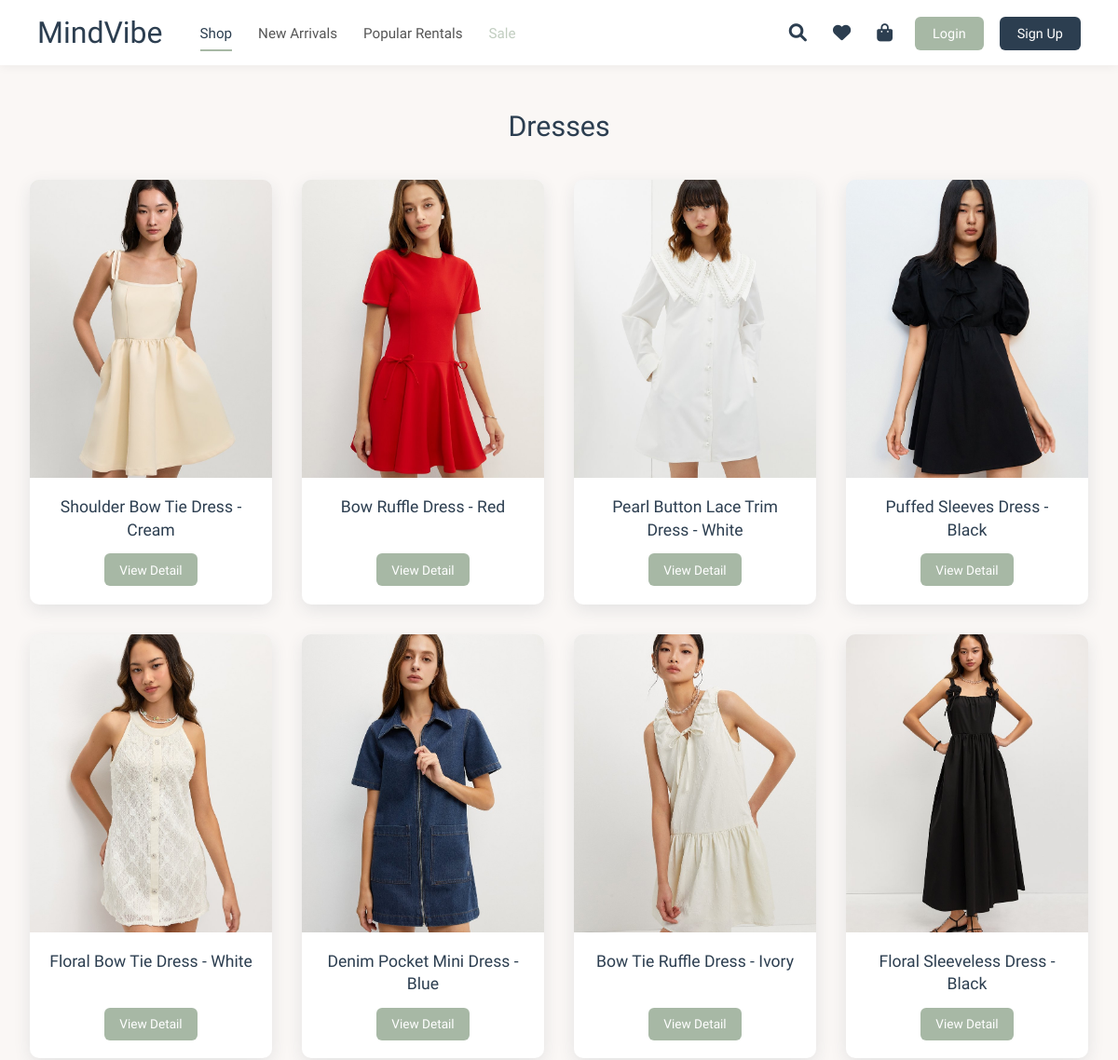
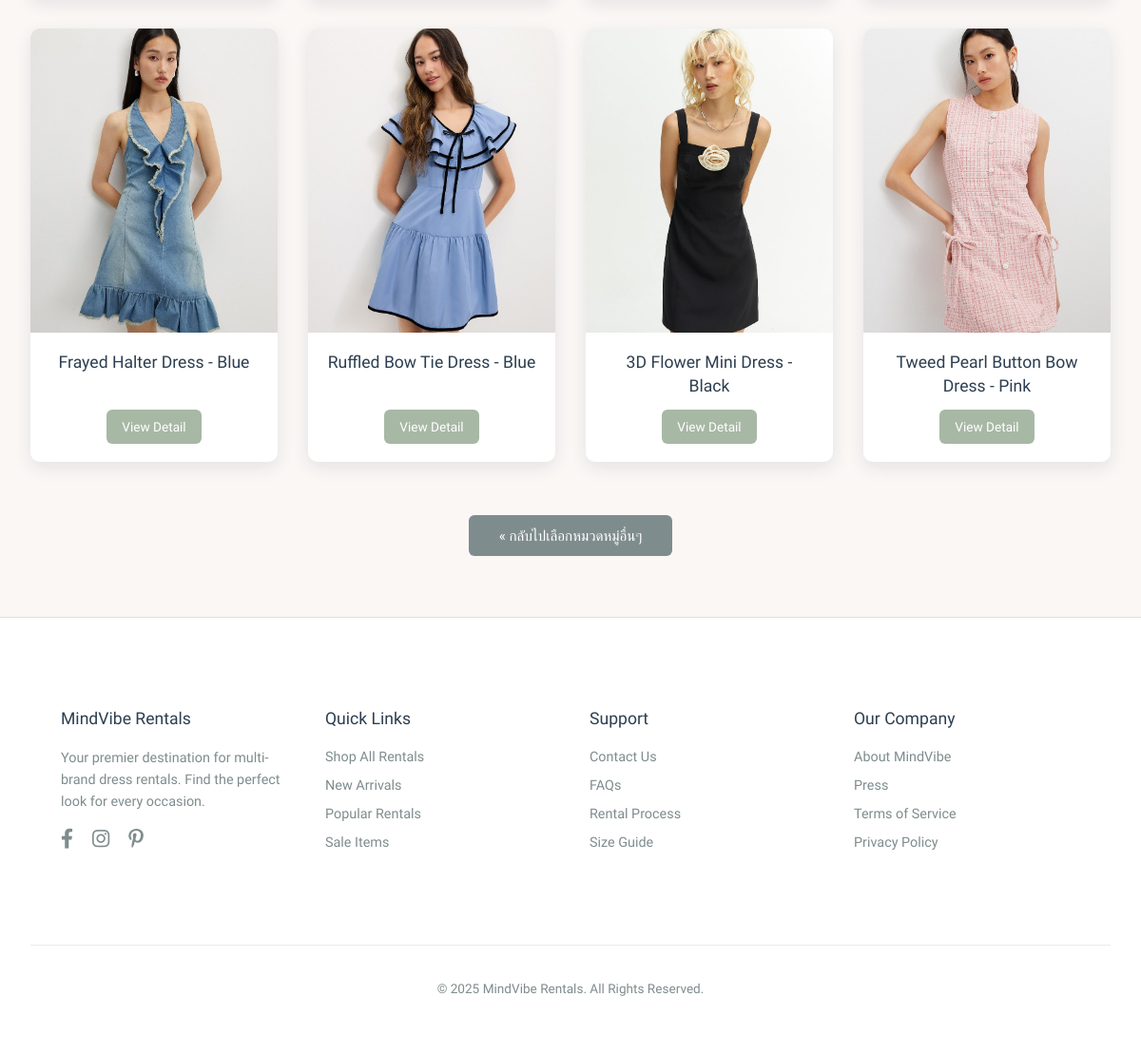
Page /category/dresses/ on the committed database (2 pictures, top to bottom).
### clothes/models.py (models this page shows, shortened)
class Category(models.Model):
    name = models.CharField(max_length=100, unique=True, help_text="ชื่อหมวดหมู่ (เช่น Evening Gowns, Casual Chic)")
    slug = models.SlugField(max_length=120, unique=True, help_text="ส่วนที่แสดงใน URL (ภาษาอังกฤษ, ไม่มีเว้นวรรค, ตัวเล็ก)")
    image = models.ImageField(
        upload_to='category_covers/',
        blank=True,
        null=True,
        help_text="รูปภาพหน้าปกของหมวดหมู่"
    )
    description = models.TextField(blank=True, null=True, help_text="คำอธิบายสั้นๆ (ถ้ามี)")
    is_active = models.BooleanField(default=True, help_text="แสดงหมวดหมู่นี้บนเว็บไซต์หรือไม่?")
    created_at = models.DateTimeField(auto_now_add=True)
    updated_at = models.DateTimeField(auto_now=True)
    class Meta:
        verbose_name = "หมวดหมู่สินค้า"
        verbose_name_plural = "หมวดหมู่สินค้า"
        ordering = ['name']

class Clothing(models.Model):
    category = models.ForeignKey(
        'Category',
        related_name='clothes',
        on_delete=models.SET_NULL,
        null=True,
        blank=True,
        help_text="เลือกหมวดหมู่สำหรับชุดนี้"
    )
    name = models.CharField(max_length=100, help_text="ชื่อชุด")
    slug = models.SlugField(max_length=120, unique=True, blank=True, help_text="URL (สร้างจากชื่ออัตโนมัติ)")
    description = models.TextField(help_text="รายละเอียดชุด, เนื้อผ้า, คำแนะนำในการเช่า (ถ้ามี)")
    image = models.ImageField(upload_to='clothing_images/', help_text="รูปภาพหลักของชุด")
    price_3_days = models.DecimalField(max_digits=10, decimal_places=2, null=True, blank=True, help_text="ราคาเช่า 3 วัน (บาท)")
    price_5_days = models.DecimalField(max_digits=10, decimal_places=2, null=True, blank=True, help_text="ราคาเช่า 5 วัน (บาท)")
    price_7_days = models.DecimalField(max_digits=10, decimal_places=2, null=True, blank=True, help_text="ราคาเช่า 7 วัน (บาท)")
    available_for_rent = models.BooleanField(default=True, help_text="ชุดนี้พร้อมให้เช่าหรือไม่?")
    created_at = models.DateTimeField(default=timezone.now)
    updated_at = models.DateTimeField(auto_now=True)
    class Meta:
        verbose_name = "สินค้าเสื้อผ้า"
        verbose_name_plural = "สินค้าเสื้อผ้า"
        ordering = ['-created_at', 'name']

### clothes/views.py (the view)
# urls.py: path('category/<slug:category_slug>/', views.products_by_category_view, name='products_by_category'),
def products_by_category_view(request, category_slug):
    category = get_object_or_404(Category, slug=category_slug, is_active=True)
    clothing_items = category.clothes.filter(available_for_rent=True).order_by('-created_at')
    query = request.GET.get('q', '')
    if query:
        clothing_items = clothing_items.filter(name__icontains=query)
    context = {
        'category': category,
        'clothing_items': clothing_items,
        'query': query,
    }
    return render(request, 'clothes/category_products.html', context)

### clothes/templates/clothes/category_products.html (shortened to what this page needs)
{% extends "base.html" %}
{% load static %}
{% block content %}
<div class="page-container" style="padding-top: 1.5rem; padding-bottom: 2rem;">
    <h1 class="section-title">{{ category.name }}</h1>
    {% if clothing_items %}
        <div class="product-grid">
            {% for product in clothing_items %}
            <div class="product-card">
                <a href="{% url 'clothes:detail' product.pk %}" style="text-decoration: none; color: inherit; display:contents;">
                    <div class="product-card-image-wrapper">
                        {% if product.image %}
                            <img src="{{ product.image.url }}" alt="{{ product.name }}" class="product-card-image">
                        {% else %}
                            <img src="{% static 'clothes/images/placeholder_product.png' %}" alt="Placeholder image for {{ product.name }}" class="product-card-image">
                        {% endif %}
                    </div>
                </a>
                <div class="product-card-info">
                    <a href="{% url 'clothes:detail' product.pk %}" style="text-decoration: none; color: inherit;">
                        <h3 class="product-card-name">{{ product.name }}</h3>
                    </a>
                    <a href="{% url 'clothes:detail' product.pk %}" class="product-card-button">View Detail</a>
                </div>
            </div>
            {% endfor %}
        </div>
    {% endif %}
    <div style="text-align: center; margin-top: 3.5rem; margin-bottom: 2rem;">
        <a href="{% url 'clothes:home' %}" class="cta-button-style"> &laquo; กลับไปเลือกหมวดหมู่อื่นๆ</a>
    </div>
</div>
{% endblock %}

### clothes/templates/base.html (style rules this page uses)
* { box-sizing: border-box; margin: 0; padding: 0; }
body { font-family: 'Kanit', sans-serif; background-color: #FAF7F5; color: #4A4A4A; display: flex; flex-direction: column; min-height: 100vh; padding-top: 70px; -webkit-font-smoothing: antialiased; -moz-osx-font-smoothing: grayscale; }
.page-container { width: 100%; max-width: 1280px; margin: 0 auto; padding: 2.5rem 2rem; }

### clothes/templates/clothes/category_products.html (style rules this page uses)
.product-grid { display: grid; grid-template-columns: repeat(auto-fit, minmax(260px, 1fr)); gap: 2rem; margin-bottom: 3.5rem; }
.product-card { background-color: #FFFFFF; border-radius: 10px; box-shadow: 0 6px 18px rgba(44, 62, 80, 0.1); overflow: hidden; text-decoration: none; color: inherit; display: flex; flex-direction: column; transition: transform 0.3s ease, box-shadow 0.3s ease; }
.product-card-image-wrapper { width: 100%; height: 320px; overflow: hidden; background-color: #f0f0f0; }
.product-card-image { width: 100%; height: 100%; object-fit: cover; transition: transform 0.4s ease; }
.product-card-info { padding: 1.2rem; text-align: center; flex-grow: 1; display: flex; flex-direction: column; justify-content: space-between; }
.product-card-name { font-size: 1.1rem; font-weight: 500; color: #2C3E50; line-height: 1.4; margin-bottom: 0.8rem; }
.product-card-button { font-family: 'Kanit', sans-serif; background-color: #A7B8A5; color: white; padding: 0.6rem 1rem; text-decoration: none; border-radius: 6px; font-weight: 400; font-size: 0.85rem; transition: background-color 0.25s ease, transform 0.15s ease; border: none; display: inline-block; margin-top: auto; align-self: center; cursor: pointer; }
.cta-button-style { font-family: 'Kanit', sans-serif; background-color: #7F8C8D; color: white; padding: 0.8rem 2rem; text-decoration: none; border-radius: 6px; font-weight: 500; font-size: 0.95rem; transition: background-color 0.25s ease, transform 0.15s ease; border: none; display: inline-block; }
.section-title { text-align: center; color: #2C3E50; margin-top: 1.5rem; margin-bottom: 2.5rem; font-size: 1.9rem; font-weight: 500; }

### rows in the picture
Category: name "Dresses"
Clothing: image (picture), name "Shoulder Bow Tie Dress - Cream"
Clothing: image (picture), name "Bow Ruffle Dress - Red"
Clothing: image (picture), name "Pearl Button Lace Trim Dress - White"
Clothing: image (picture), name "Puffed Sleeves Dress - Black"
Clothing: image (picture), name "Floral Bow Tie Dress - White"
Clothing: image (picture), name "Denim Pocket Mini Dress - Blue"
Clothing: image (picture), name "Bow Tie Ruffle Dress - Ivory"
Clothing: image (picture), name "Floral Sleeveless Dress - Black"
Clothing: image (picture), name "Frayed Halter Dress - Blue"
Clothing: image (picture), name "Ruffled Bow Tie Dress - Blue"
Clothing: image (picture), name "3D Flower Mini Dress - Black"
Clothing: image (picture), name "Tweed Pearl Button Bow Dress - Pink"
